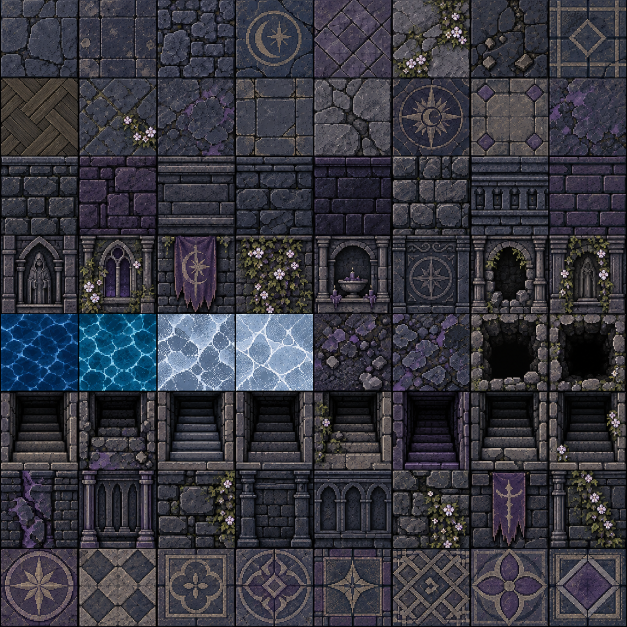
#> input picture assets-source/dungeons-map-materials/abyss.webp, 1254 x 1254 px (shown at 1/2 size)
$ python process-expansion-card-image.py --input ../assets-source/dungeons-map-materials/abyss.webp --output out.png
#> lines starting #> are read from the running program, lines starting #| are printed output that depends on the picture
#!/usr/bin/env python3
"""Normalize one finished ImageGen card illustration to the shipped 1024x572 WebP size."""

from __future__ import annotations

import argparse
from pathlib import Path

from PIL import Image, ImageOps


TARGET_SIZE = (1024, 572)


def main() -> None:
    parser = argparse.ArgumentParser()
    parser.add_argument("--input", required=True, type=Path)
    parser.add_argument("--output", required=True, type=Path)
    parser.add_argument("--quality", type=int, default=84)
    args = parser.parse_args()

    args.output.parent.mkdir(parents=True, exist_ok=True)
    with Image.open(args.input) as source:
#> source is the input picture: PIL image 1254x1254 RGB; mean R, G, B 55.3, 55.5, 64.2
        source = source.convert("RGB")
        normalized = ImageOps.fit(
            source,
            TARGET_SIZE,
            method=Image.Resampling.LANCZOS,
            centering=(0.5, 0.5),
        )
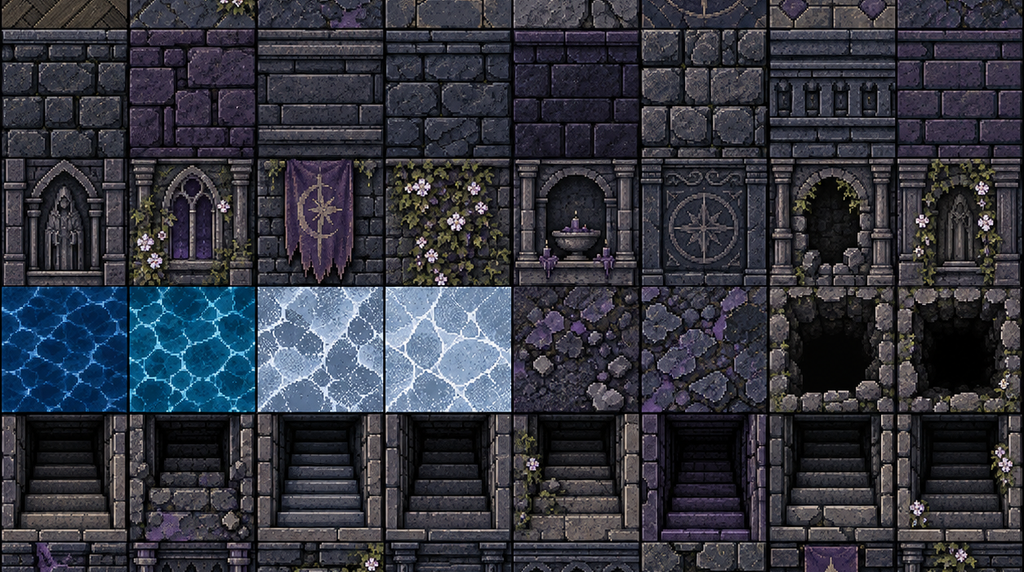
#> normalized: PIL image 1024x572 RGB; mean R, G, B 51.4, 53.6, 63
        normalized.save(args.output, "WEBP", quality=args.quality, method=6)

    print(f"Wrote {args.output} at {TARGET_SIZE[0]}x{TARGET_SIZE[1]}")


if __name__ == "__main__":
    main()

$ run again, on assets-source/dungeons-map-materials/bare.webp
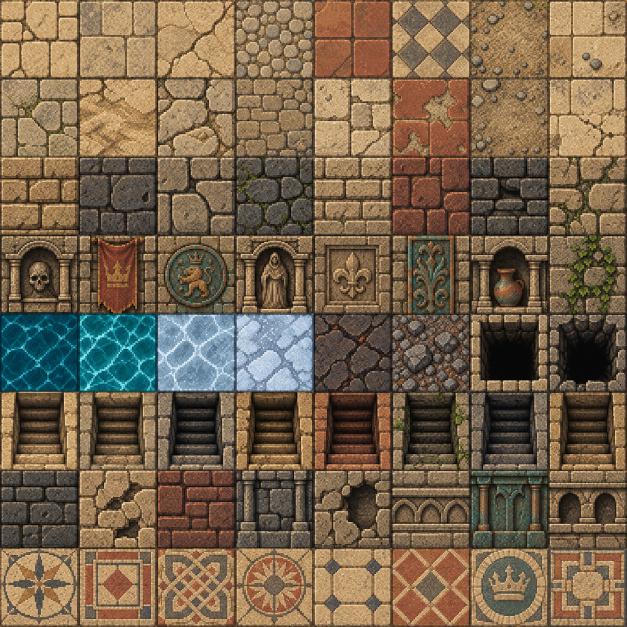
#> input picture assets-source/dungeons-map-materials/bare.webp, 1254 x 1254 px (shown at 1/2 size)
#> in main, source is the input picture: PIL image 1254x1254 RGB; mean R, G, B 119.4, 100.2, 76.9
#> in main, `normalized = ImageOps.fit( source, TARGET_SIZE, method=Image.Resamplin..`:
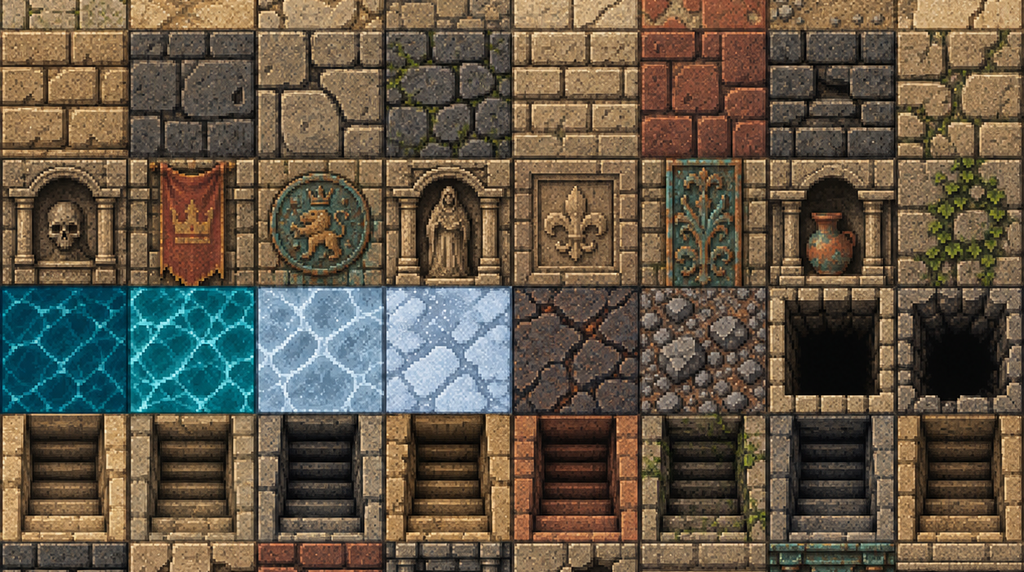
#> normalized: PIL image 1024x572 RGB; mean R, G, B 99.1, 87.9, 71.4

$ run again, on assets-source/dungeons-map-materials/cards.webp
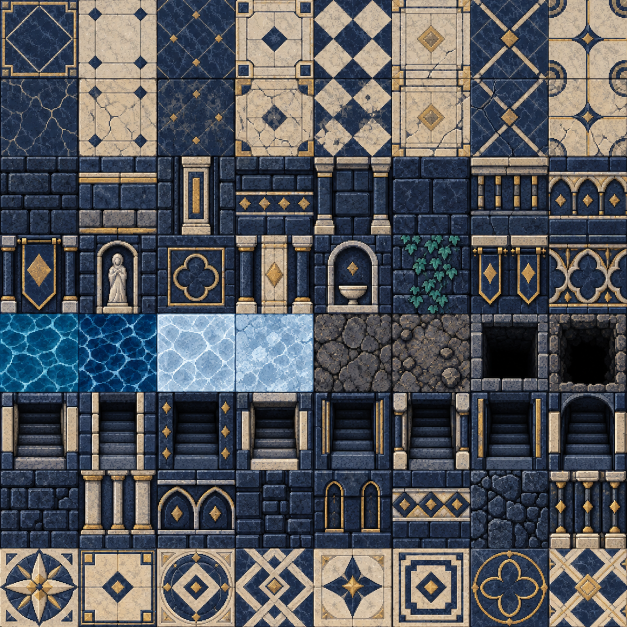
#> input picture assets-source/dungeons-map-materials/cards.webp, 1254 x 1254 px (shown at 1/2 size)
#> in main, source is the input picture: PIL image 1254x1254 RGB; mean R, G, B 86.2, 88.3, 92.6
#> in main, `normalized = ImageOps.fit( source, TARGET_SIZE, method=Image.Resamplin..`:
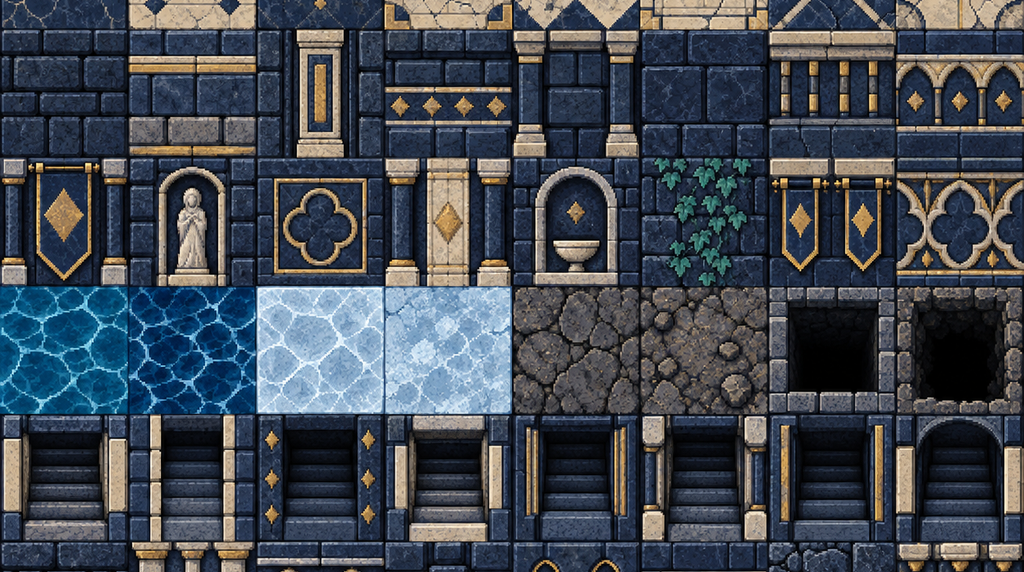
#> normalized: PIL image 1024x572 RGB; mean R, G, B 66.8, 73.8, 83.1
